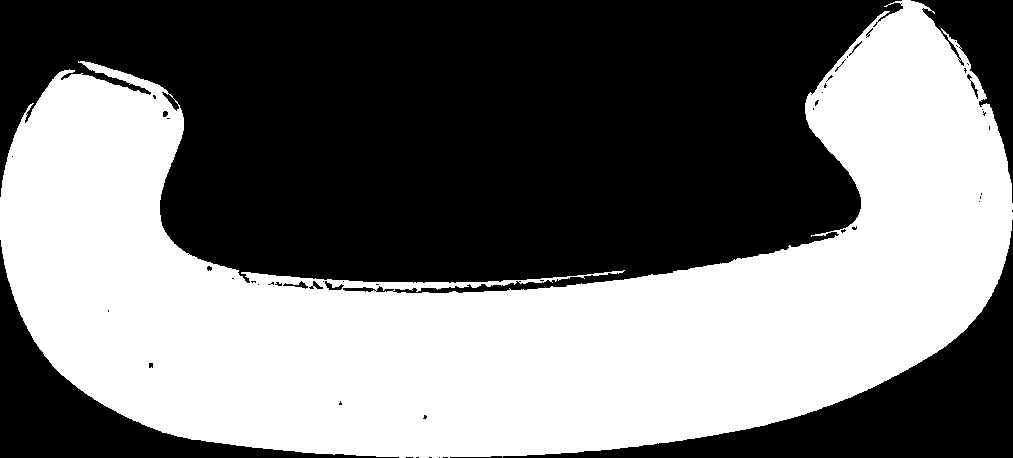
%> input picture Farsi_mapset/ب.png, 1013 x 458 px
$ octave p2.m   (GNU Octave 9; MATLAB toolbox functions it lacks are replaced by stand-ins)
%> lines starting %> are read from the running program, lines starting %| are printed output that depends on the picture; in (x1, y1, x2, y2) boxes, pixels count from 0 and x2, y2 are one past the last pixel; in counts of white or black regions, pixels touching at a corner belong together; the program's own positions count from 1
clc
close all;
clear;
[file, path] = uigetfile('*.jpg;*.png;*.jpeg;*.bmp');
%> the answer given: Farsi_mapset/ب.png
picture = imread([path, file]);
%> picture is the input picture: size 458x1013 uint8; 46.8% white; 1 white region, box (x1, y1, x2, y2) and area: (0, 0, 1013, 458) 217287
picture = rgb2gray(picture);
ther = graythresh(picture);
%> ther = 0.498
picture = ~imbinarize(picture, ther);
picture = imresize(picture, [600, 800]);
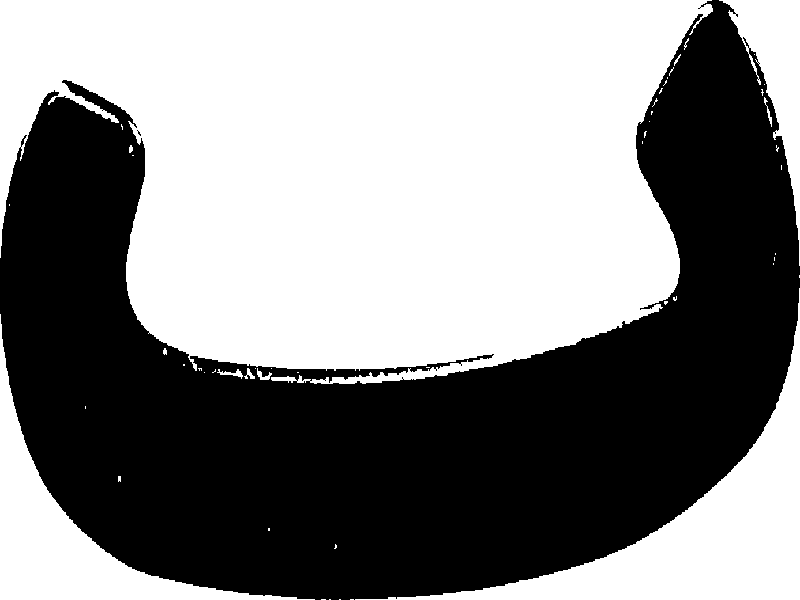
%> picture: size 600x800 logical; 53.2% white; 2 black regions (1 under 20 px), largest, box (x1, y1, x2, y2) and area: (0, 0, 800, 600) 224771
picture = bwareaopen(picture, 6000);
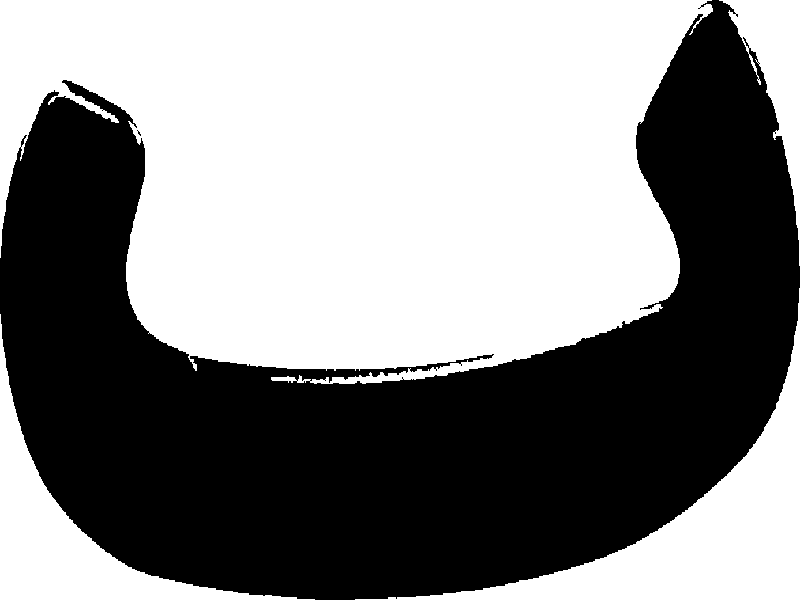
%> picture: size 600x800 logical; 53% white; 2 black regions (1 under 20 px), largest, box (x1, y1, x2, y2) and area: (0, 0, 800, 600) 225360
background = bwareaopen(picture, 20000);
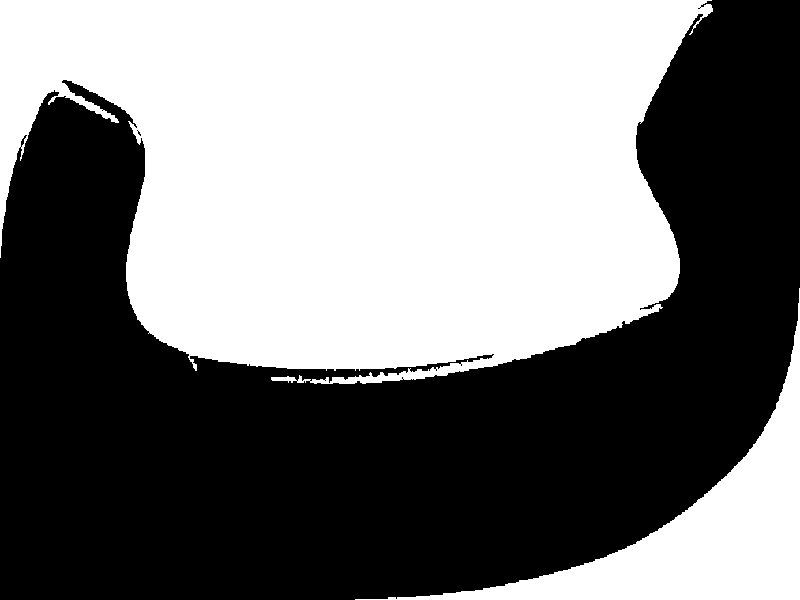
%> background: size 600x800 logical; 48.3% white; 2 white regions, box (x1, y1, x2, y2) and area: (0, 0, 713, 384) 205296, (355, 288, 800, 600) 26506
picture = picture - background;
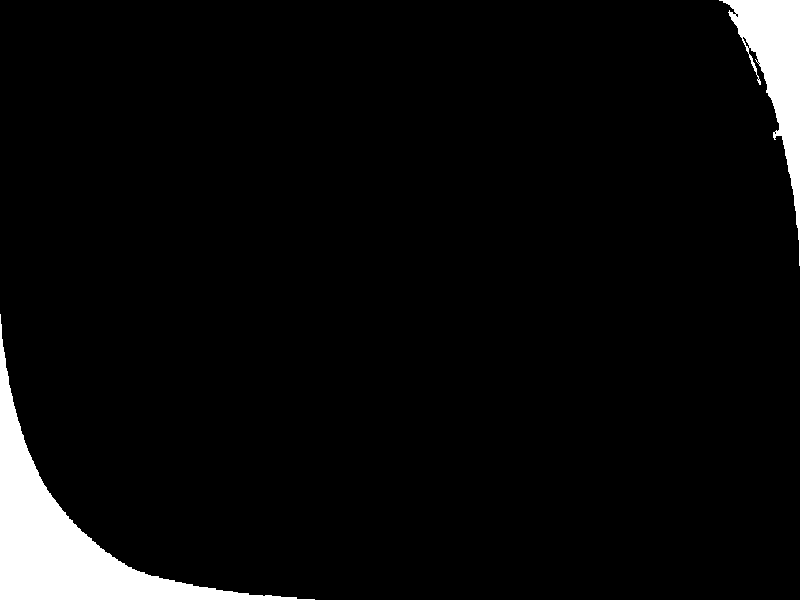
%> picture: size 600x800 double; values 0 (black) and 1 (white), 4.8% white; 2 white regions, box (x1, y1, x2, y2) and area: (0, 314, 315, 600) 15865, (719, 0, 800, 266) 6964
[L, Ne] = bwlabel(picture);
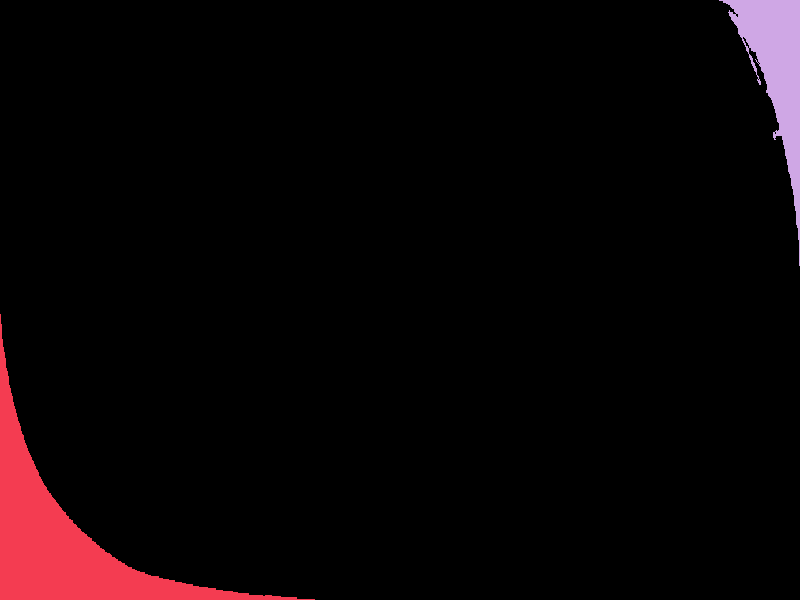
%> L: size 600x800 double; 3 distinct labels, from 0 to 2; one colour per label, 0 black
%> Ne = 2
load trainingset;
file = fopen('number_Plate_Persian.txt', 'wt');
output = [];
numOfLetters = size(train, 2);
for n=1:Ne
    [r, c] = find(L == n);
    Y = picture(min(r):max(r), min(c):max(c));
    ro = zeros(1, numOfLetters);
    for k = 1:numOfLetters
        [row, col] = size(train{1,k});
        Y = imresize(Y, [row, col]);
        ro(k) = corr2(train{1,k},Y);
    end
    [MAXRO, pos] = max(ro);
    if MAXRO>.45
        out = cell2mat(train(2,pos));
        output = [output out];
        fprintf(file,'%s\n', out);
    end
end
%> this loop made 2 passes
%> (MAXRO, pos) on passes 1 to 2: (0.257, 7), (0.17, 8)
%> pass 1, `Y = picture(min(r):max(r), min(c):max(c));`:
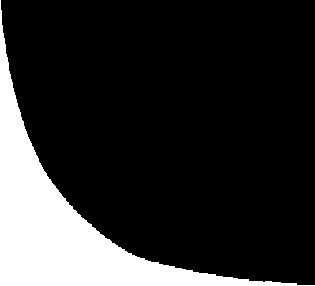
%> Y: size 286x315 double; values 0 (black) and 1 (white), 17.6% white; 1 white region, box (x1, y1, x2, y2) and area: (0, 0, 315, 286) 15865
%> pass 2, `Y = picture(min(r):max(r), min(c):max(c));`:
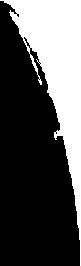
%> Y: size 266x81 double; values 0 (black) and 1 (white), 32.3% white; 1 white region, box (x1, y1, x2, y2) and area: (0, 0, 81, 266) 6964
%> after the loop, ro = 21 values, max 0.17 at index 8, min -0.381 at index 5, mean -0.0246
fclose(file);
winopen('number_Plate_Persian.txt');
